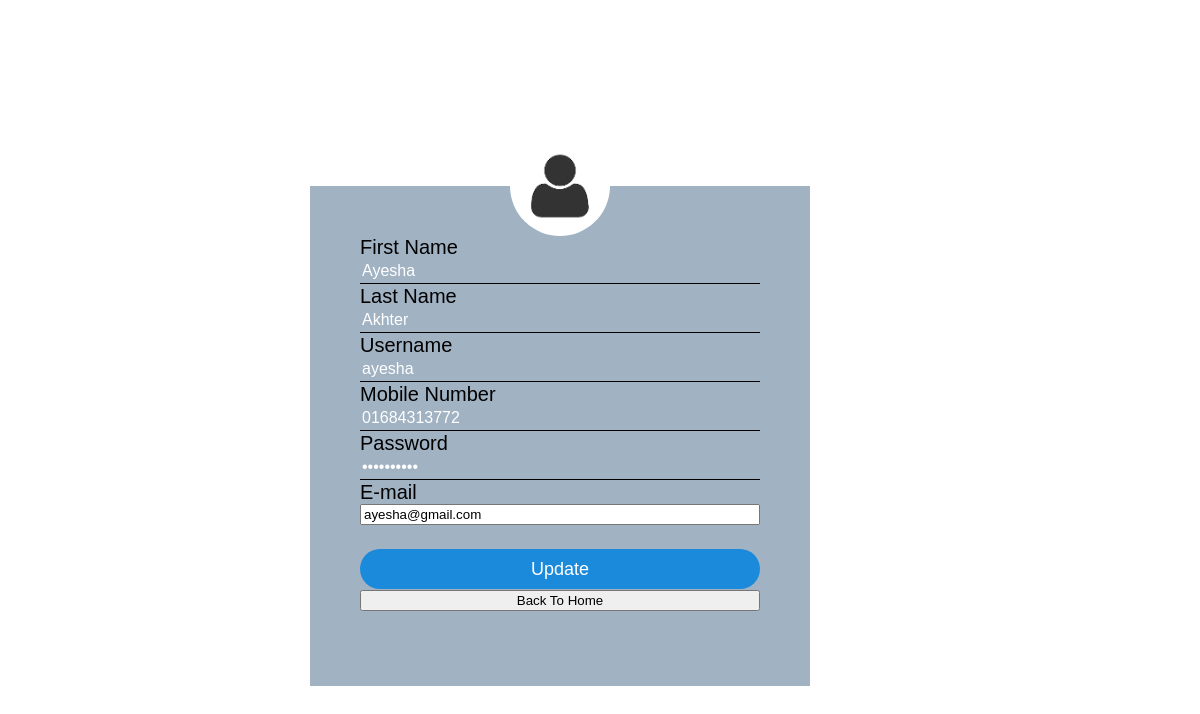
The page /adminProfileInfo.php (signed in) on the database its author committed.
### tables this page shows
CREATE TABLE `user_info` (
  `user_name` varchar(20) NOT NULL,
  `email` varchar(40) NOT NULL,
  `pass` varchar(30) NOT NULL,
  `first_name` varchar(20) NOT NULL,
  `last_name` varchar(20) NOT NULL,
  `phone` varchar(14) NOT NULL,
  `gender` varchar(6) NOT NULL,
  `u_type_name` varchar(2) NOT NULL,
  `status` varchar(20) NOT NULL
);

### adminProfileInfo.php (the view, shortened to what this page needs)
<?php
if ($_SESSION['user_name'] != true)
{
    header("location: SignIn.php");
}
else {
$servername = "localhost";
$uname      = "root";
$password   = "";
$dbname     = "gadto";
$conn       = mysqli_connect($servername, $uname, $password, $dbname);
$username   = $_SESSION['user_name'];
$sql        = "select * from user_info where user_name='$username'";
$result     = mysqli_query($conn, $sql);
$row        = mysqli_fetch_assoc($result);
}
?>
<html>
<head>
    <link rel="stylesheet" type="text/css" href="style.css">
</head>
<body>
    <div style="padding-bottom: 77px;">
        <div class="login-box">
                <img src="ppic.png" class="avatar">
                <form method="POST" action="">
                    <lebel>First Name</lebel>
                    <input type="text" onkeyup="uncheckfn()" id="firstname" name="first_name" value="<?php echo $row['first_name']?>" border-style: solid> <span id="fn"></span>
                    <lebel>Last Name</lebel>
                    <input type="text" onkeyup="uncheckln()" id="lastname" name="last_name" value="<?php echo $row['last_name']?>" border-style: solid> <span id="ln"></span>
                    <lebel>Username</lebel>
                    <input type="text" name="user_name" value="<?php echo $row['user_name']?>" readonly border-style: solid />
                    <lebel>Mobile Number</lebel>
                    <input type="text" onkeyup="uncheckcn()" id="contactno" name="phone" value="<?php echo $row['phone']?>" border-style: solid /> <span id="cn"></span>
                    <lebel>Password</lebel>
                    <input type="password" onkeyup="uncheckpass()" id="password" name="pass" value="<?php echo $row['pass']?>"> <span id="pass"></span>
                    <lebel>E-mail</lebel>
                    <input type="email" onkeyup="uncheckemail()" id="email" name="email" value="<?php echo $row['email']?>"> <span id="em"></span>
                    <br/>
                    <br/>
                    <input type="submit" onclick="return validation()" name="submit" value="Update">
                    <br/>
                    <a href="superAdminPortal.php"><input type="button" value="Back To Home"></a>
                    <br/>
                </form>
            </div>
    </div>
</body>
</html>

### style.css (style rules this page uses)
body { margin: 0; padding: 0; background: url(image.jpg); background-size: cover; background-position: center; font-family: Arial, Helvetica, sans-serif; font-size: 20px; }
.login-box { width: 500px; height: 500px; background:#A1B2C3; color: #000; top: 67%; left: 55%; position: absolute; transform: translate(-70%,-70%); box-sizing: border-box; padding: 50px 50px; }
.avatar { width: 100px; height: 100px; border-radius: 50%; position: absolute; top: -50px; left: calc(50% - 50px); }
.login-box input { width: 100%; margin-bottom: 1px; }
.login-box input[type="text"], input[type="password"] { border: none; border-bottom: 1px solid #000; background: transparent; outline: none; height: 25px; color: #fff; font-size: 16px; }
.login-box input[type="submit"] { border: none; outline: none; height: 40px; background: #1c8adb; color: #fff; font-size: 18px; border-radius: 20px; }
.login-box a { text-decoration: none; font-size: 14px; color: #fff; }

### rows shown on the page
user_info: first_name "Ayesha", last_name "Akhter", user_name "ayesha", phone "01684313772", email "ayesha@gmail.com"
